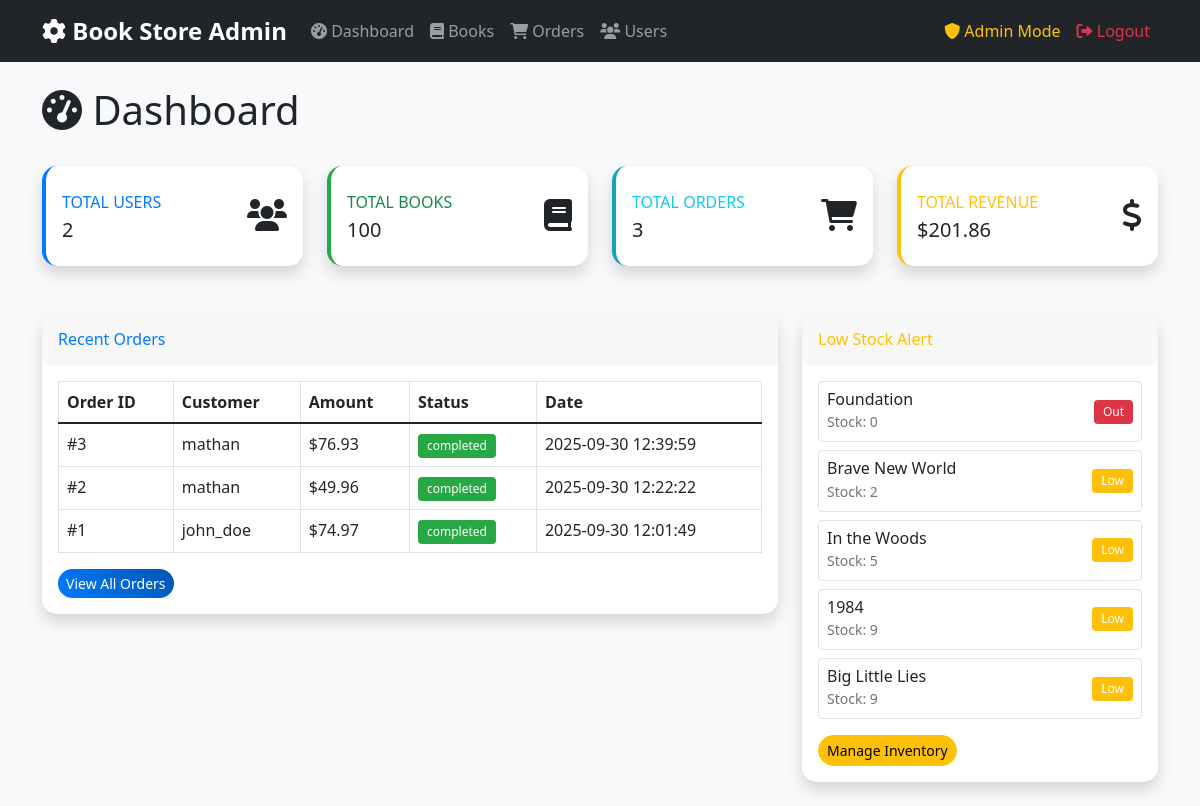
The page /admin/dashboard (signed in) on the database its author committed.
### tables this page shows
CREATE TABLE orders (
            id INTEGER PRIMARY KEY AUTOINCREMENT,
            user_id INTEGER,
            total_amount REAL,
            status TEXT DEFAULT 'pending',
            payment_method TEXT,
            shipping_address TEXT,
            created_at TIMESTAMP DEFAULT CURRENT_TIMESTAMP,
            FOREIGN KEY (user_id) REFERENCES users (id)
        );

CREATE TABLE users (
            id INTEGER PRIMARY KEY AUTOINCREMENT,
            username TEXT UNIQUE NOT NULL,
            email TEXT UNIQUE NOT NULL,
            password_hash TEXT NOT NULL,
            is_admin BOOLEAN DEFAULT FALSE,
            created_at TIMESTAMP DEFAULT CURRENT_TIMESTAMP
        );

CREATE TABLE books (
            id INTEGER PRIMARY KEY AUTOINCREMENT,
            title TEXT NOT NULL,
            author TEXT NOT NULL,
            description TEXT,
            price REAL NOT NULL,
            genre TEXT NOT NULL,
            stock INTEGER DEFAULT 0,
            cover_image TEXT,
            isbn TEXT,
            publisher TEXT,
            pages INTEGER,
            is_featured BOOLEAN DEFAULT FALSE,
            is_active BOOLEAN DEFAULT TRUE,
            created_at TIMESTAMP DEFAULT CURRENT_TIMESTAMP
        );

### app.py (the view)
@app.route('/admin/dashboard')
@admin_required
def admin_dashboard():
    conn = get_db_connection()
    stats = {
        'total_users': conn.execute('SELECT COUNT(*) FROM users WHERE is_admin = 0').fetchone()[0],
        'total_books': conn.execute('SELECT COUNT(*) FROM books').fetchone()[0],
        'total_orders': conn.execute('SELECT COUNT(*) FROM orders').fetchone()[0],
        'total_revenue': conn.execute('SELECT SUM(total_amount) FROM orders WHERE status = "completed"').fetchone()[0] or 0,
        'pending_orders': conn.execute('SELECT COUNT(*) FROM orders WHERE status = "pending"').fetchone()[0]
    }
    recent_orders = conn.execute('''
        SELECT o.*, u.username
        FROM orders o
        JOIN users u ON o.user_id = u.id
        ORDER BY o.created_at DESC
        LIMIT 5
    ''').fetchall()
    low_stock_books = conn.execute('''
        SELECT * FROM books
        WHERE stock < 10 AND is_active = 1
        ORDER BY stock ASC
        LIMIT 5
    ''').fetchall()
    conn.close()
    return render_template('admin/dashboard.html',
                         stats=stats,
                         recent_orders=recent_orders,
                         low_stock_books=low_stock_books)

### app.py (called while the page is built)
def get_db_connection():
    conn = sqlite3.connect('bookstore.db')
    conn.row_factory = sqlite3.Row
    return conn

def validate_session():
    if 'user_id' not in session:
        return False
    if 'user_type' not in session:
        session['user_type'] = 'admin' if session.get('is_admin') else 'user'
    return True

def admin_required(f):
    @wraps(f)
    def decorated_function(*args, **kwargs):
        if not validate_session():
            flash('Please login to access this page', 'error')
            return redirect(url_for('admin_login'))
        if not session.get('is_admin') or session.get('user_type') != 'admin':
            flash('Admin access required. Please login as admin.', 'error')
            return redirect(url_for('admin_login'))
        return f(*args, **kwargs)
    return decorated_function

@app.context_processor
def inject_user_info():
    user_info = {
        'is_logged_in': validate_session(),
        'username': session.get('username'),
        'is_admin': session.get('is_admin', False),
        'user_type': session.get('user_type', 'user'),
        'current_time': datetime.now().strftime('%Y-%m-%d %H:%M:%S')
    }
    return dict(user_info=user_info)

### templates/admin/dashboard.html (shortened to what this page needs)
{% extends "admin/base.html" %}
{% block content %}
<div class="d-flex justify-content-between align-items-center mb-4">
    <h1><i class="fas fa-tachometer-alt"></i> Dashboard</h1>
</div>
<div class="row mb-4">
    <div class="col-xl-3 col-md-6 mb-4">
        <div class="card border-left-primary shadow h-100 py-2">
            <div class="card-body">
                <div class="row no-gutters align-items-center">
                    <div class="col mr-2">
                        <div class="text-xs font-weight-bold text-primary text-uppercase mb-1">
                            Total Users
                        </div>
                        <div class="h5 mb-0 font-weight-bold text-gray-800">{{ stats.total_users }}</div>
                    </div>
                    <div class="col-auto">
                        <i class="fas fa-users fa-2x text-gray-300"></i>
                    </div>
                </div>
            </div>
        </div>
    </div>
    <div class="col-xl-3 col-md-6 mb-4">
        <div class="card border-left-success shadow h-100 py-2">
            <div class="card-body">
                <div class="row no-gutters align-items-center">
                    <div class="col mr-2">
                        <div class="text-xs font-weight-bold text-success text-uppercase mb-1">
                            Total Books
                        </div>
                        <div class="h5 mb-0 font-weight-bold text-gray-800">{{ stats.total_books }}</div>
                    </div>
                    <div class="col-auto">
                        <i class="fas fa-book fa-2x text-gray-300"></i>
                    </div>
                </div>
            </div>
        </div>
    </div>
    <div class="col-xl-3 col-md-6 mb-4">
        <div class="card border-left-info shadow h-100 py-2">
            <div class="card-body">
                <div class="row no-gutters align-items-center">
                    <div class="col mr-2">
                        <div class="text-xs font-weight-bold text-info text-uppercase mb-1">
                            Total Orders
                        </div>
                        <div class="h5 mb-0 font-weight-bold text-gray-800">{{ stats.total_orders }}</div>
                    </div>
                    <div class="col-auto">
                        <i class="fas fa-shopping-cart fa-2x text-gray-300"></i>
                    </div>
                </div>
            </div>
        </div>
    </div>
    <div class="col-xl-3 col-md-6 mb-4">
        <div class="card border-left-warning shadow h-100 py-2">
            <div class="card-body">
                <div class="row no-gutters align-items-center">
                    <div class="col mr-2">
                        <div class="text-xs font-weight-bold text-warning text-uppercase mb-1">
                            Total Revenue
                        </div>
                        <div class="h5 mb-0 font-weight-bold text-gray-800">${{ "%.2f"|format(stats.total_revenue) }}</div>
                    </div>
                    <div class="col-auto">
                        <i class="fas fa-dollar-sign fa-2x text-gray-300"></i>
                    </div>
                </div>
            </div>
        </div>
    </div>
</div>
<div class="row">
    <div class="col-lg-8 mb-4">
        <div class="card shadow">
            <div class="card-header py-3">
                <h6 class="m-0 font-weight-bold text-primary">Recent Orders</h6>
            </div>
            <div class="card-body">
                <div class="table-responsive">
                    <table class="table table-bordered">
                        <thead>
                            <tr>
                                <th>Order ID</th>
                                <th>Customer</th>
                                <th>Amount</th>
                                <th>Status</th>
                                <th>Date</th>
                            </tr>
                        </thead>
                        <tbody>
                            {% for order in recent_orders %}
                            <tr>
                                <td>#{{ order.id }}</td>
                                <td>{{ order.username }}</td>
                                <td>${{ "%.2f"|format(order.total_amount) }}</td>
                                <td>
                                    <span class="badge bg-{{ 'success' if order.status == 'completed' else 'warning' if order.status == 'pending' else 'secondary' }}">
                                        {{ order.status }}
                                    </span>
                                </td>
                                <td>{{ order.created_at }}</td>
                            </tr>
                            {% endfor %}
                        </tbody>
                    </table>
                </div>
                <a href="{{ url_for('admin_orders') }}" class="btn btn-primary btn-sm">View All Orders</a>
            </div>
        </div>
    </div>
    <div class="col-lg-4 mb-4">
        <div class="card shadow">
            <div class="card-header py-3">
                <h6 class="m-0 font-weight-bold text-warning">Low Stock Alert</h6>
            </div>
            <div class="card-body">
                {% for book in low_stock_books %}
                <div class="d-flex justify-content-between align-items-center mb-2 p-2 border rounded">
                    <div>
                        <h6 class="mb-0">{{ book.title }}</h6>
                        <small class="text-muted">Stock: {{ book.stock }}</small>
                    </div>
                    <span class="badge bg-{{ 'warning' if book.stock > 0 else 'danger' }}">
                        {{ 'Low' if book.stock > 0 else 'Out' }}
                    </span>
                </div>
                {% endfor %}
                <a href="{{ url_for('admin_books') }}" class="btn btn-warning btn-sm mt-2">Manage Inventory</a>
            </div>
        </div>
    </div>
</div>
{% endblock %}

### static/css/style.css (style rules this page uses)
:root { --primary-color: #007bff; --secondary-color: #6c757d; --success-color: #28a745; --danger-color: #dc3545; --warning-color: #ffc107; --info-color: #17a2b8; }
body { font-family: 'Segoe UI', Tahoma, Geneva, Verdana, sans-serif; background-color: #f8f9fa; }
.btn { border-radius: 25px; font-weight: 500; transition: all 0.3s ease; }
.btn-primary { background: linear-gradient(45deg, #007bff, #0056b3); border: none; }
.card { border: none; border-radius: 15px; box-shadow: 0 2px 15px rgba(0,0,0,0.1); }
.card-header { border-radius: 15px 15px 0 0 !important; border: none; font-weight: 600; }
.badge { font-weight: 500; padding: 0.5em 0.75em; }
.border-left-primary { border-left: 4px solid var(--primary-color) !important; }
.border-left-success { border-left: 4px solid var(--success-color) !important; }
.border-left-info { border-left: 4px solid var(--info-color) !important; }
.border-left-warning { border-left: 4px solid var(--warning-color) !important; }
.text-primary { color: var(--primary-color) !important; }
.bg-success { background-color: var(--success-color) !important; }
.bg-warning { background-color: var(--warning-color) !important; }
.bg-danger { background-color: var(--danger-color) !important; }

### rows shown on the page
orders: id "3", username "mathan", total_amount "76.93", status "completed", created_at "2025-09-30 12:39:59"
orders: id "2", username "mathan", total_amount "49.96", status "completed", created_at "2025-09-30 12:22:22"
orders: id "1", username "john_doe", total_amount "74.97", status "completed", created_at "2025-09-30 12:01:49"
books: title "Foundation", stock "0", stock "Out"
books: title "Brave New World", stock "2", stock "Low"
books: title "In the Woods", stock "5", stock "Low"
books: title "1984", stock "9", stock "Low"
books: title "Big Little Lies", stock "9", stock "Low"

### other values the page prints
{{ stats.total_users }} "2"
{{ stats.total_books }} "100"
{{ stats.total_orders }} "3"
{{ "%.2f"|format(stats.total_revenue) }} "201.86"
